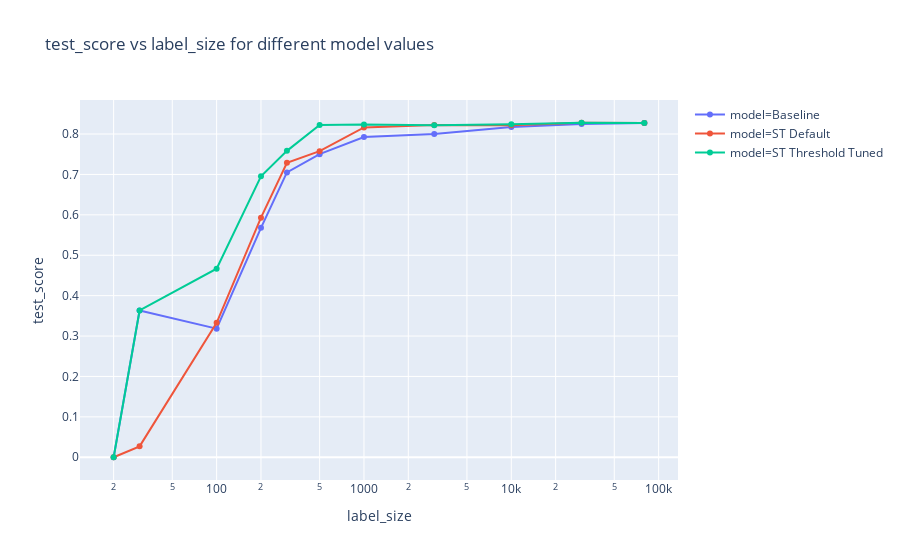

Notebook source saved alongside this figure:
### Code cell
# plot baseline, self-training default and self-training tuned
combine_df = pd.concat([baseline_scores_df, st_base_scores_df.assign(model='ST Default'), 
                        st_best_scores_df.assign(model='ST Threshold Tuned')])

plot_scores(combine_df, 'label_size', TEST_SCORE, 'model', xaxis_type='log').show()

### Figure 1 — Plotly figure (JSON) as saved in the notebook; plotly's stock layout.template omitted (floating-point values rounded to 4 significant figures)
{"data": [{"mode": "lines+markers", "name": "model=Baseline", "type": "scatter", "x": [20, 30, 100, 200, 300, 500, 1000, 3000, 10000, 30000, 80000], "y": [0, 0.3633, 0.3183, 0.5679, 0.705, 0.7502, 0.7927, 0.8003, 0.8172, 0.825, 0.8271]}, {"mode": "lines+markers", "name": "model=ST Default", "type": "scatter", "x": [20, 30, 100, 200, 300, 500, 1000, 3000, 10000, 30000, 80000], "y": [0, 0.027, 0.3327, 0.593, 0.7291, 0.7576, 0.8164, 0.8224, 0.8216, 0.8279, 0.8271]}, {"mode": "lines+markers", "name": "model=ST Threshold Tuned", "type": "scatter", "x": [20, 30, 100, 200, 300, 500, 1000, 3000, 10000, 30000, 80000], "y": [0, 0.3633, 0.4667, 0.6954, 0.7584, 0.8226, 0.8238, 0.8217, 0.8244, 0.8279, 0.8271]}], "layout": {"title": {"text": "test_score vs label_size for different model values"}, "xaxis": {"title": {"text": "label_size"}, "type": "log"}, "yaxis": {"title": {"text": "test_score"}}}}
